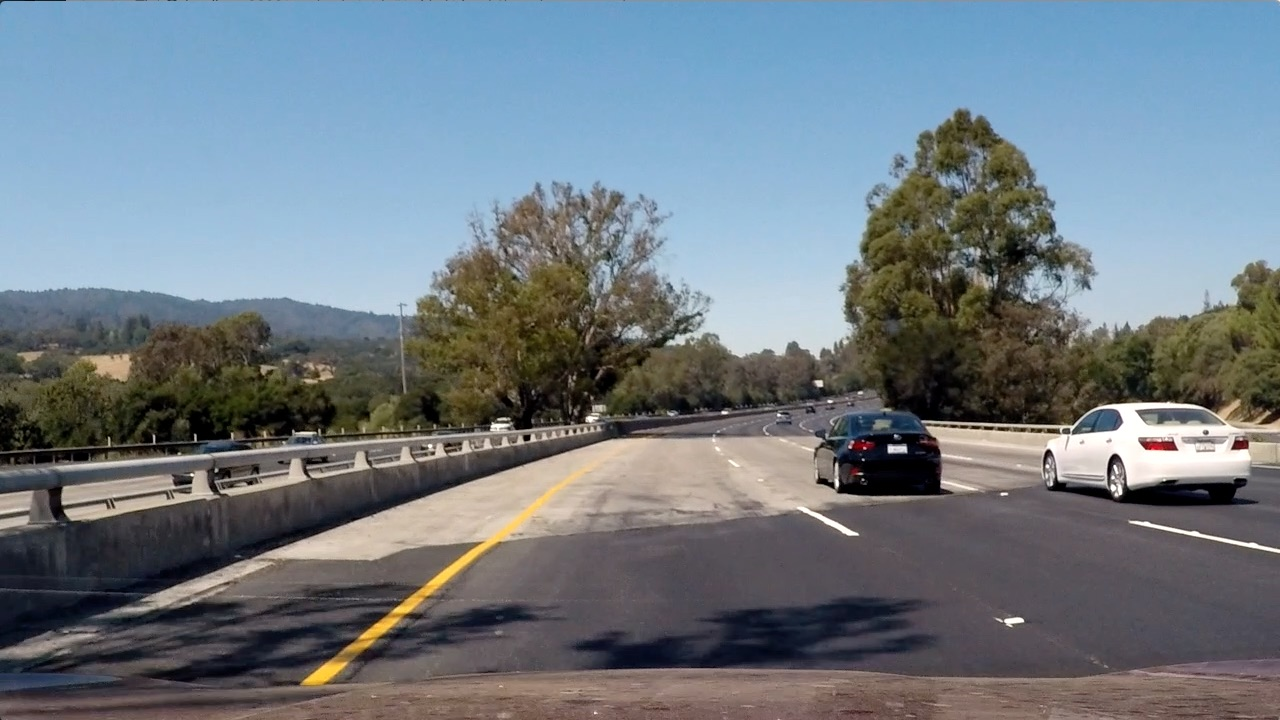
#> input picture test_images/test4.jpg, 1280 x 720 px
$ jupyter execute --allow-errors 'Vehicle Detection and Tracking.ipynb'   (shell and % lines are left out)   (older library calls are emulated)
#> lines starting #> are read from the running program, lines starting #| are printed output that depends on the picture; after the words box and inside, x2 and y2 are one past the last pixel; in counts of white or black regions, pixels touching at a corner belong together
### lane/lane_finding.py
import numpy as np
import cv2
import glob
import os
import pickle
import matplotlib.pyplot as plt
import matplotlib.image as mpimg
import lane.utils as ut


def init_calibrate():
    global mtx, dist, M, M_inv, wrp

    # prepare object points, like (0,0,0), (1,0,0), (2,0,0) ....,(6,5,0)
    objp = np.zeros((6*9,3), np.float32)
    objp[:,:2] = np.mgrid[0:9,0:6].T.reshape(-1,2)

    # Arrays to store object points and image points from all the images.
    objpoints = [] # 3d points in real world space
    imgpoints = [] # 2d points in image plane.

    # Make a list of calibration images
    images = glob.glob('./lane/camera_cal/calibration*.jpg')


    # Step through the list and search for chessboard corners
    for fname in images:
        img = mpimg.imread(fname)

        gray = cv2.cvtColor(img,cv2.COLOR_RGB2GRAY)

        # Find the chessboard corners
        ret, corners = cv2.findChessboardCorners(gray, (9,6),None)

        # If found, add object points, image points
        if ret == True:
            objpoints.append(objp)
            imgpoints.append(corners)


    fname = './lane/test1.jpg'
    img1 = mpimg.imread(fname)

    img_size = (img1.shape[1], img1.shape[0])
    ret, mtx, dist, rvecs, tvecs = cv2.calibrateCamera(objpoints, imgpoints, img_size, None,None)

    copy = np.copy(img1)

    image_shape = copy.shape

    thr = ut.thresholded(copy, mtx, dist)
    wrp, M, M_inv = ut.warped_perspective(thr)

    # Reinitialize some global variables.
    global polyfit_left
    global polyfit_right
    global running_average

    global past_good_left_lines
    global past_good_right_lines

    polyfit_left = None
    polyfit_right = None
    running_average = 0

    past_good_left_lines = []
    past_good_right_lines = []


def pipeline(img):
    """
        The main pipline of the project:
        1. image distorsing
        2. thresholding
        3. warping
        4. finding lines
        5. painting road
    """
    # global variables to store the polynomial coefficients of the line detected in the last frame
    global polyfit_right
    global polyfit_left

    # global variables to store the line coordinates in previous n (=4) frames
    global past_good_right_lines
    global past_good_left_lines

    # global variable which contains running average of the mean difference between left and right lanes
    global running_average

    img_size = (img.shape[1], img.shape[0])

    # get thresholded image
    thr = ut.thresholded(img, mtx, dist)

    # perform a perspective transform
    warped = cv2.warpPerspective(thr, M, img_size, flags=cv2.INTER_LINEAR)

    out_img = np.dstack((warped, warped, warped)) * 255

    non_zeros = warped.nonzero()
    non_zeros_y = non_zeros[0]
    non_zeros_x = non_zeros[1]

    num_rows = warped.shape[0]
    y_points = np.linspace(0, num_rows - 1, num_rows)

    if (polyfit_left is None) or (polyfit_right is None):
        # If the polynomial coefficients of the previous frames are None then perform a brute force search
        brute = True
        left_x_predictions, right_x_predictions = ut.brute_search(warped)
    else:
        # Else search in a margin of 100 pixels on each side of the pervious polynomial fit
        brute = False
        margin = 100

        left_x_predictions, right_x_predictions = ut.line_predictions(non_zeros_x, non_zeros_y, left_coordinates,
                                                                   right_coordinates, num_rows)

    if (left_x_predictions is None or right_x_predictions is None):
        if not brute:
            left_x_predictions, right_x_predictions = brute_search(warped)

    bad_lines = False

    if (left_x_predictions is None or right_x_predictions is None):
        bad_lines = True
    else:
        mean_difference = np.mean(right_x_predictions - left_x_predictions)

        if running_average == 0:
            running_average = mean_difference

        if (mean_difference < 0.7 * running_average or mean_difference > 1.3 * running_average):
            bad_lines = True
            if not brute:
                left_x_predictions, right_x_predictions = brute_search(warped)
                if (left_x_predictions is None or right_x_predictions is None):
                    bad_lines = True
                else:
                    mean_difference = np.mean(right_x_predictions - left_x_predictions)
                    if (mean_difference < 0.7 * running_average or mean_difference > 1.3 * running_average):
                        bad_lines = True
                    else:
                        bad_lines = False
        else:
            bad_lines = False

    if bad_lines:
        polyfit_left = None
        polyfit_right = None
        if len(past_good_left_lines) == 0 and len(past_good_right_lines) == 0:
            return img
        else:
            left_x_predictions = past_good_left_lines[-1]
            right_x_predictions = past_good_right_lines[-1]
    else:
        past_good_left_lines, left_x_predictions = ut.averaged_line(past_good_left_lines, left_x_predictions)
        past_good_right_lines, right_x_predictions = ut.averaged_line(past_good_right_lines, right_x_predictions)

        mean_difference = np.mean(right_x_predictions - left_x_predictions)
        running_average = 0.9 * running_average + 0.1 * mean_difference

    curvature_string = "Radius of curvature: %.2f m" % ut.average_radius(left_x_predictions, right_x_predictions, num_rows)
    offset_string = "Center offset: %.2f m" % ut.offset(left_x_predictions, right_x_predictions, img_size)
    result = ut.paintRoad(img, wrp, left_x_predictions, right_x_predictions, y_points, M_inv, img_size)

    cv2.putText(result, curvature_string, (100, 90), cv2.FONT_HERSHEY_SIMPLEX, 1.5, (255, 255, 255), thickness=2)
    cv2.putText(result, offset_string, (100, 150), cv2.FONT_HERSHEY_SIMPLEX, 1.5, (255, 255, 255), thickness=2)

    return result

### Vehicle Detection and Tracking.ipynb
[cell 1]
import matplotlib
import matplotlib.image as mpimg
import matplotlib.pyplot as plt
import numpy as np
import cv2
import glob
import time
import lane.utils as ut
import lane.lane_finding as lf


from skimage.feature import hog
#> (the rest of this cell did not finish here and is left out)

## 1. Loading the data

[cell 2]
# Read in cars and notcars
images = glob.glob('./data/*vehicles/*/*')
cars = []
notcars = []
for image in images:
    if 'non' in image:
        notcars.append(image)
    else:
        cars.append(image)

def data_look(car_list, notcar_list):
    data_dict = {}
    # Define a key in data_dict "n_cars" and store the number of car images
    data_dict["n_cars"] = len(car_list)
    # Define a key "n_notcars" and store the number of notcar images
    data_dict["n_notcars"] = len(notcar_list)
    # Read in a test image, either car or notcar
    example_img = mpimg.imread(car_list[0])
    # Define a key "image_shape" and store the test image shape 3-tuple
    data_dict["image_shape"] = example_img.shape
    # Define a key "data_type" and store the data type of the test image.
    data_dict["data_type"] = example_img.dtype
    # Return data_dict
    return data_dict

#> (the rest of this cell did not finish here and is left out)

## 2. Explore the dataset

[cell 3]
fig, axs = plt.subplots(2,4, figsize=(16, 8))
axs = axs.ravel()
#> (the rest of this cell did not finish here and is left out)

## 3. HOG features extraction and visualisation
Here we define functions for features extraction (HOG, binned color and color histogram features). The functions are based on code from the Udacity's lectures.

[cell 4]
# [18 lines left out: function bin_spatial, not called in this run]

[cell 5]
# Define a function to return HOG features and visualization
# [13 lines left out: function get_hog_features, not called in this run]

[cell 6]
# Define a function to compute color histogram features
# [9 lines left out: function color_hist, not called in this run]

#> (a cell that did not finish here is left out)

## 4. The Color Histogram Support Vector Classifier
The following code chunk creates feature list for the training data. Feature list is normolized by the StandardScaler() method from sklearn. The data is splitted into thaining and testing subsets (80% and 20%).
The classifier (Linear SVM) is trained there as well.

The `extract_features` function extracl all nessesary features from images. It also augment the train dataset by horizontal image flipping.

[cell 8]
# Define a function to extract features from a list of images
# Have this function call bin_spatial() and color_hist()
def extract_features(imgs, color_space='RGB', spatial_size=(32, 32),
                        hist_bins=32, orient=9,
                        pix_per_cell=8, cell_per_block=2, hog_channel=0,
                        spatial_feat=True, hist_feat=True, hog_feat=True):
    # Create a list to append feature vectors to
    features = []
    # Iterate through the list of images
    for file in imgs:
        file_features = []
        # Read in each one by one
        image = mpimg.imread(file)
        # apply color conversion if other than 'RGB'
        if color_space != 'RGB':
            if color_space == 'HSV':
                feature_image = cv2.cvtColor(image, cv2.COLOR_RGB2HSV)
            elif color_space == 'LUV':
                feature_image = cv2.cvtColor(image, cv2.COLOR_RGB2LUV)
            elif color_space == 'HLS':
                feature_image = cv2.cvtColor(image, cv2.COLOR_RGB2HLS)
            elif color_space == 'YUV':
                feature_image = cv2.cvtColor(image, cv2.COLOR_RGB2YUV)
            elif color_space == 'YCrCb':
                feature_image = cv2.cvtColor(image, cv2.COLOR_RGB2YCrCb)
        else: feature_image = np.copy(image)

        if spatial_feat == True:
            spatial_features = bin_spatial(feature_image, size=spatial_size)
            file_features.append(spatial_features)
        if hist_feat == True:
            # Apply color_hist()
            hist_features = color_hist(feature_image, nbins=hist_bins)
            file_features.append(hist_features)
        if hog_feat == True:
        # Call get_hog_features() with vis=False, feature_vec=True
            if hog_channel == 'ALL':
                hog_features = []
                for channel in range(feature_image.shape[2]):
                    hog_features.append(get_hog_features(feature_image[:,:,channel],
                                        orient, pix_per_cell, cell_per_block,
                                        vis=False, feature_vec=True))
                hog_features = np.ravel(hog_features)
            else:
                hog_features = get_hog_features(feature_image[:,:,hog_channel], orient,
                            pix_per_cell, cell_per_block, vis=False, feature_vec=True)
            # Append the new feature vector to the features list
            file_features.append(hog_features)
        features.append(np.concatenate(file_features))
    # Return list of feature vectors
    return features

[cell 9]
# Define parameters for feature extraction
color_space = 'RGB' # Can be RGB, HSV, LUV, HLS, YUV, YCrCb
orient = 8  # HOG orientations
pix_per_cell = 8 # HOG pixels per cell
cell_per_block = 2 # HOG cells per block
hog_channel = 0 # Can be 0, 1, 2, or "ALL"
spatial_size = (16, 16) # Spatial binning dimensions
hist_bins = 32    # Number of histogram bins
spatial_feat = True # Spatial features on or off
hist_feat = True # Histogram features on or off
hog_feat = True # HOG features on or off

car_features = extract_features(cars, color_space=color_space,
                        spatial_size=spatial_size, hist_bins=hist_bins,
                        orient=orient, pix_per_cell=pix_per_cell,
                        cell_per_block=cell_per_block,
                        hog_channel=hog_channel, spatial_feat=spatial_feat,
                        hist_feat=hist_feat, hog_feat=hog_feat)
print('Car samples: ', len(car_features))
notcar_features = extract_features(notcars, color_space=color_space,
                        spatial_size=spatial_size, hist_bins=hist_bins,
                        orient=orient, pix_per_cell=pix_per_cell,
                        cell_per_block=cell_per_block,
                        hog_channel=hog_channel, spatial_feat=spatial_feat,
                        hist_feat=hist_feat, hog_feat=hog_feat)
print('Notcar samples: ', len(notcar_features))
X = np.vstack((car_features, notcar_features)).astype(np.float64)

#> (a cell that did not finish here is left out)

## 5. Sliding window

[cell 11]
# Define a function that takes an image,
# start and stop positions in both x and y,
# window size (x and y dimensions),
# and overlap fraction (for both x and y)
def slide_window(img, x_start_stop=[None, None], y_start_stop=[None, None],
                 xy_window=(128, 128), #(64, 64), (96, 96)
                 xy_overlap=(0.5, 0.5)):
    # If x and/or y start/stop positions not defined, set to image size
    if x_start_stop[0] == None:
        x_start_stop[0] = 0
    if x_start_stop[1] == None:
        x_start_stop[1] = img.shape[1]
    if y_start_stop[0] == None:
        y_start_stop[0] = 0
    if y_start_stop[1] == None:
        y_start_stop[1] = img.shape[0]
    # Compute the span of the region to be searched
    xspan = x_start_stop[1] - x_start_stop[0]
    yspan = y_start_stop[1] - y_start_stop[0]
    # Compute the number of pixels per step in x/y
    nx_pix_per_step = np.int(xy_window[0]*(1 - xy_overlap[0]))
    ny_pix_per_step = np.int(xy_window[1]*(1 - xy_overlap[1]))
    # Compute the number of windows in x/y
    nx_buffer = np.int(xy_window[0]*(xy_overlap[0]))
    ny_buffer = np.int(xy_window[1]*(xy_overlap[1]))
    nx_windows = np.int((xspan-nx_buffer)/nx_pix_per_step)
    ny_windows = np.int((yspan-ny_buffer)/ny_pix_per_step)
    # Initialize a list to append window positions to
    window_list = []
    # Loop through finding x and y window positions
    # Note: you could vectorize this step, but in practice
    # you'll be considering windows one by one with your
    # classifier, so looping makes sense
    for ys in range(ny_windows):
        for xs in range(nx_windows):
            # Calculate window position
            startx = xs*nx_pix_per_step + x_start_stop[0]
            endx = startx + xy_window[0]
            starty = ys*ny_pix_per_step + y_start_stop[0]
            endy = starty + xy_window[1]
            # Append window position to list
            window_list.append(((startx, starty), (endx, endy)))
    # Return the list of windows
    return window_list

# Define a function to draw bounding boxes
def draw_boxes(img, bboxes, color=(255,0,0), thick=6):
    # Make a copy of the image
    imcopy = np.copy(img)
    # Iterate through the bounding boxes
    for bbox in bboxes:
        # Draw a rectangle given bbox coordinates
        cv2.rectangle(imcopy, bbox[0], bbox[1], color, thick)
    # Return the image copy with boxes drawn
    return imcopy

test_img = mpimg.imread('test_images/test4.jpg')
#> test_img is the input picture: shape (720, 1280, 3); mean R, G, B 112.2, 122.7, 130.9

windows =  slide_window(test_img,
                        x_start_stop=[None, None],
                        y_start_stop=[400, 656], #tune the parameters
                        xy_window=(64, 64),
                        xy_overlap=(0.5, 0.5))
#> windows = 273 items

window_img = draw_boxes(test_img, windows)
#> the loop in draw_boxes, `for bbox in bboxes:` made 273 passes
#> bbox on passes 1 to 3: ((0, 400), (64, 464)), ((32, 400), (96, 464)), ((64, 400), (128, 464))
#> after the loop in draw_boxes, `for bbox in bboxes:`:
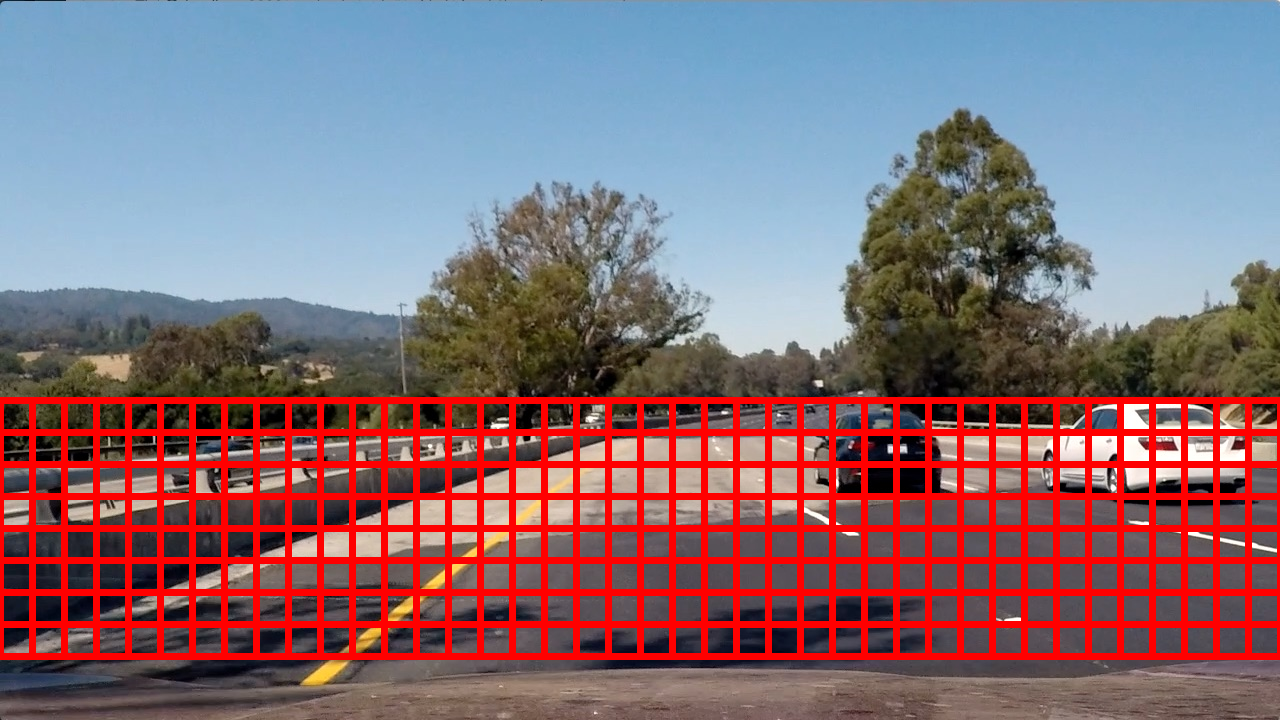
#> imcopy: shape (720, 1280, 3); 14.83% of pixels changed, all inside (x1, y1, x2, y2) = (0, 397, 1280, 660)
plt.imshow(window_img);
matplotlib.rc('xtick', labelsize=15)
matplotlib.rc('ytick', labelsize=15)
plt.title('Sliding Windows Technique:', fontsize=15);
plt.savefig('output_images/sliding_windows.png', bbox_inches="tight")
plt.show()

## 6. Defining a function to extract features from a single image window

[cell 12]
# [44 lines left out: function single_img_features, not called in this run]

## 8. Define a function you will pass an image and the list of windows to be searched (output of slide_windows())

[cell 13]
# [29 lines left out: function search_windows, not called in this run]

[cell 14]
# A function to show an image
# [8 lines left out: function show_img, not called in this run]

## 8. Train the classifier and test the predictions

[cell 15]
color_space = 'YCrCb' # Can be RGB, HSV, LUV, HLS, YUV, YCrCb
orient = 10  # HOG orientations
pix_per_cell = 8 # HOG pixels per cell
cell_per_block = 2 # HOG cells per block
hog_channel = 'ALL' # Can be 0, 1, 2, or "ALL"
spatial_size = (32, 32) # Spatial binning dimensions
hist_bins = 64   # Number of histogram bins
spatial_feat = True # Spatial features on or off
hist_feat = True # Histogram features on or off
hog_feat = True # HOG features on or off

car_features = extract_features(cars, color_space=color_space,
                            spatial_size=spatial_size, hist_bins=hist_bins,
                            orient=orient, pix_per_cell=pix_per_cell,
                            cell_per_block=cell_per_block,
                            hog_channel=hog_channel,
                            spatial_feat=spatial_feat, hist_feat=hist_feat,
                            hog_feat=hog_feat)
notcar_features = extract_features(notcars, color_space=color_space,
                            spatial_size=spatial_size, hist_bins=hist_bins,
                            orient=orient, pix_per_cell=pix_per_cell,
                            cell_per_block=cell_per_block,
                            hog_channel=hog_channel,
                            spatial_feat=spatial_feat, hist_feat=hist_feat,
                            hog_feat=hog_feat)

[cell 16]
X = np.vstack((car_features, notcar_features)).astype(np.float64)
# Fit a per-column scaler
#> (the rest of this cell did not finish here and is left out)

#> (a cell that did not finish here is left out)

#> `windows = slide_window(draw_image, x_start_stop=[600, None], y_start_s..`: windows = 60 items

    hot_windows = search_windows(image, windows, svc, X_scaler, color_space=color_space,
                            spatial_size=spatial_size, hist_bins=hist_bins,
                            orient=orient, pix_per_cell=pix_per_cell,
                            cell_per_block=cell_per_block,
                            hog_channel=hog_channel, spatial_feat=spatial_feat,
                            hist_feat=hist_feat, hog_feat=hog_feat)

    window_img = draw_boxes(draw_image, hot_windows)

    f, (ax1, ax2) = plt.subplots(1, 2, figsize=(18,9))
    plt.tight_layout()

    ax1.imshow(draw_image)
    ax1.set_title('Original Image', fontsize=30)

    ax2.imshow(window_img)
    ax2.set_title('Cars found', fontsize=30)
    plt.savefig('output_images/sliding_window.png', bbox_inches="tight")
    plt.show()

## 8. Adding Heatmaps and Bounding Boxes

[cell 18]
# [38 lines left out: functions add_heat, apply_threshold, draw_labeled_bboxes, convert_color, not called in this run]

## 9. Defining a function that can extract features using HOG sub-sampling and make predictions

[cell 19]
# [77 lines left out: function find_cars, not called in this run]

## 10. Selecting the scale factor and y-axis range.

[cell 20]
# [4 lines left out: function box_list2_img, not called in this run]

#> (a cell that did not finish here is left out)

## 11. Heatmap Testing and Video Processing
Applying heatmap for filtering False Positives detections

#> (a cell that did not finish here is left out)

## 12. Final pipeline

[cell 23]
# [44 lines left out: function pipeline, not called in this run]

## 13. Video processing

[cell 24]
from moviepy.editor import VideoFileClip
test_output = "test_video_output.mp4"
#> (the rest of this cell did not finish here and is left out)

## 14. Combine the Vehicle Detection and Lane Finding together

[cell 25]
def pipeline_with_lane_finding(img):
    img = lf.pipeline(img)
    img = pipeline(img)
    return img

#> (a cell that did not finish here is left out)

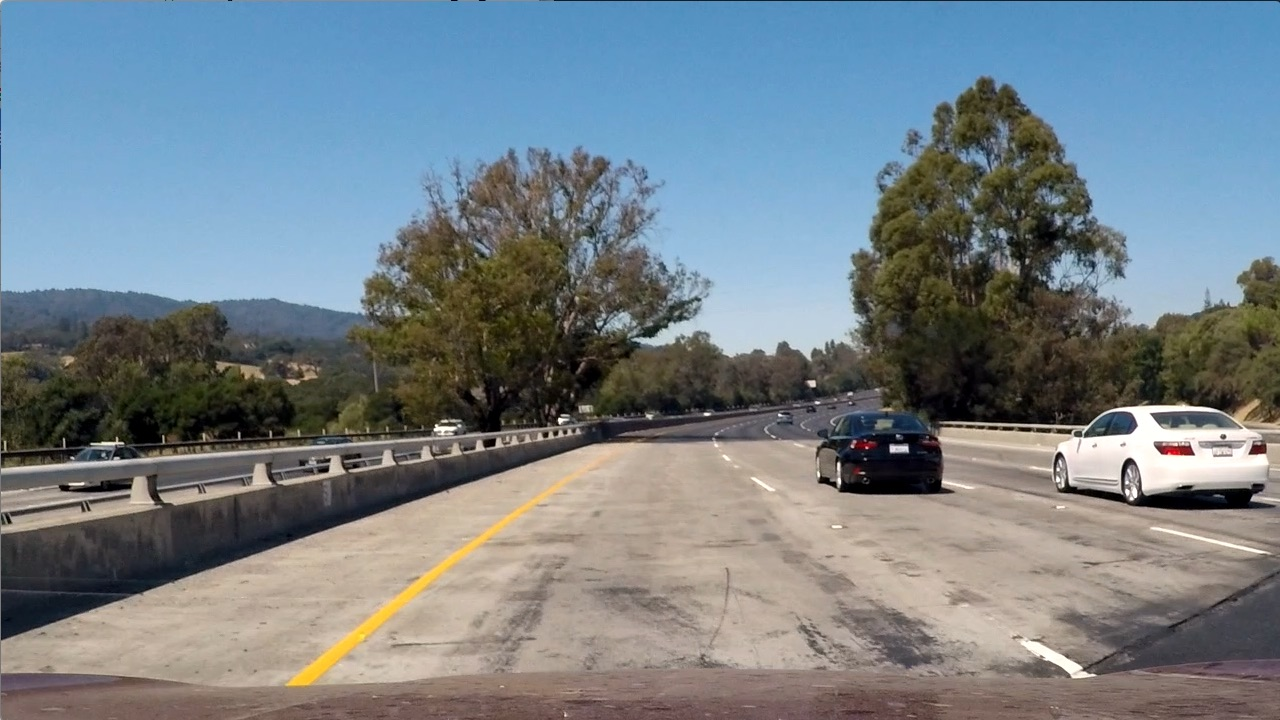
#> input picture test_images/test1.jpg, 1280 x 720 px, found by its file name
#> in init_calibrate, img1 is the input picture: shape (720, 1280, 3); mean R, G, B 117.5, 128.7, 135.5

[cell 27]
fname = 'test_images/test1.jpg'.format(i)
img2 = mpimg.imread(fname)

#> (the rest of this cell did not finish here and is left out)
